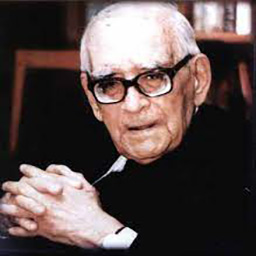
#> input picture Chapter_02/professor.jpg, 256 x 256 px
$ jupyter execute C07.ipynb   (older library calls are emulated)
#> lines starting #> are read from the running program, lines starting #| are printed output that depends on the picture; after the words box and inside, x2 and y2 are one past the last pixel; in counts of white or black regions, pixels touching at a corner belong together
[cell 1]
import cv2
import numpy as np
import matplotlib.pyplot as plt

[cell 2]
a = [0, 0.3, 0.5, 0.8, 1]
b = [0, 0.15, 0.7, 0.8, 1]

img = cv2.imread("professor.jpg", cv2.IMREAD_GRAYSCALE)
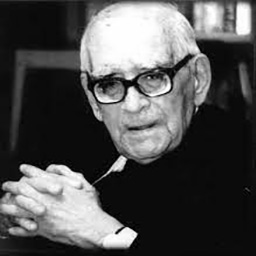
#> img: shape (256, 256); min 0, max 255, mean 80.3
norm_img = cv2.normalize(src=img, dst=None, alpha=0.0, beta=1.0, norm_type=cv2.NORM_MINMAX, dtype=cv2.CV_32F)

N = len(a)
out = np.zeros(norm_img.shape)
pix=[]

for i in range(N-1):
    indices = np.logical_and(a[i] <= norm_img , norm_img< a[i+1])
    out[indices]= (norm_img[indices]-a[i]) * (b[i+1]-b[i])/(a[i+1]-a[i]) + b[i]
#> this loop made 4 passes
#> pass 1, `indices = np.logical_and(a[i] <= norm_img , norm_img< a[i+1])`:
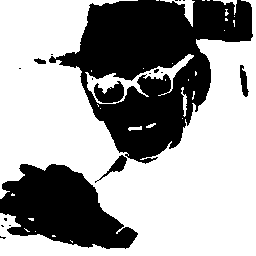
#> indices: shape (256, 256) bool; 62.2% white; 19 black regions (13 under 20 px), largest, box (x1, y1, x2, y2) and area: (49, 0, 253, 164) 16673, (0, 164, 138, 249) 7179, (94, 81, 124, 103) 425, (95, 155, 127, 183) 207, (240, 65, 249, 97) 164, (34, 58, 46, 64) 47
#> pass 2, `indices = np.logical_and(a[i] <= norm_img , norm_img< a[i+1])`:
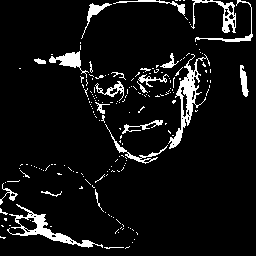
#> indices: shape (256, 256) bool; 7.3% white; 190 white regions (166 under 20 px), largest, box (x1, y1, x2, y2) and area: (168, 54, 210, 149) 875, (7, 204, 103, 248) 754, (191, 0, 236, 33) 365
#> pass 3, `indices = np.logical_and(a[i] <= norm_img , norm_img< a[i+1])`:
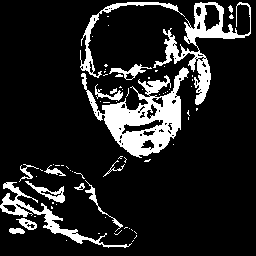
#> indices: shape (256, 256) bool; 13.8% white; 73 white regions (57 under 20 px), largest, box (x1, y1, x2, y2) and area: (81, 67, 189, 158) 3610, (153, 2, 251, 105) 2086, (0, 182, 132, 248) 1137
#> after the loop:
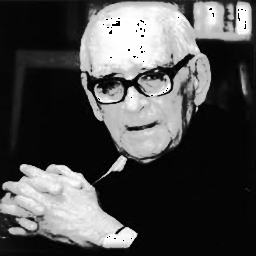
#> out: shape (256, 256) float64; min 0, max 0.996, mean 0.306

out[norm_img==a[N-1]]=b[N-1]
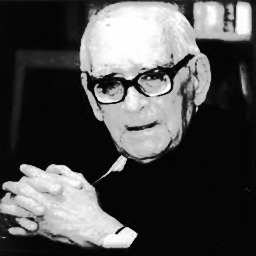
#> out: shape (256, 256) float64; 0.21% of pixels changed, all inside (x1, y1, x2, y2) = (98, 8, 246, 241)
# indices=np.where(norm_img==a[N-1])
# out[indices]=b[N-1]


fig, axes= plt.subplots(1, 3, figsize=(12, 4))
axes[0].imshow(img,  cmap='gray')
axes[0].set_title('orginal image')
axes[0].set_xticks([])
axes[0].set_yticks([])


axes[1].plot( a, b)
axes[1].set_title('Mapping diagram')


axes[2].imshow(out, cmap='gray',  vmin=0.0, vmax=1.0)
axes[2].set_title('result image')
axes[2].set_xticks([])
axes[2].set_yticks([])


plt.show()
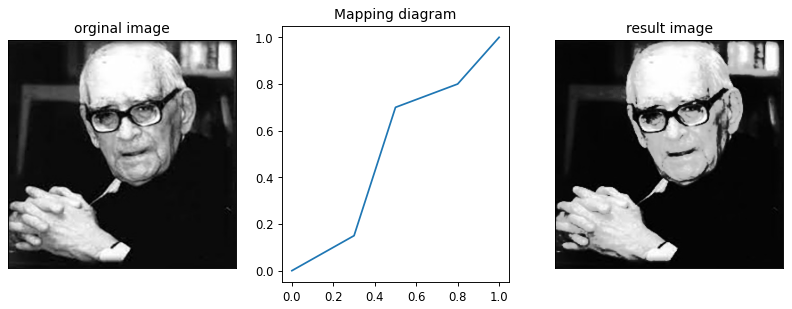
#> figure drawn by matplotlib, 3 panels

cv2.waitKey(0)
cv2.destroyAllWindows()

$ run again, with Chapter_02/beach.jpg copied over Chapter_02/professor.jpg
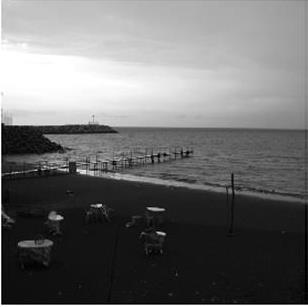
#> input picture Chapter_02/beach.jpg, 308 x 307 px
#> img is the input picture: shape (307, 308); min 0, max 255, mean 110.5
#> the loop `for i in range(N-1):` made 4 passes
#> pass 1, `indices = np.logical_and(a[i] <= norm_img , norm_img< a[i+1])`:
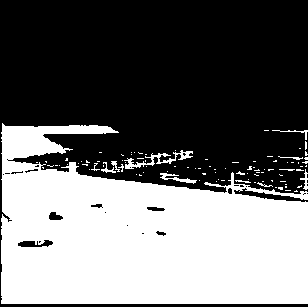
#> indices: shape (307, 308) bool; 42.8% white; 98 white regions (86 under 20 px), largest, box (x1, y1, x2, y2) and area: (1, 123, 308, 304) 39290, (124, 150, 193, 169) 353, (160, 173, 197, 184) 136
#> `plt.show()`:
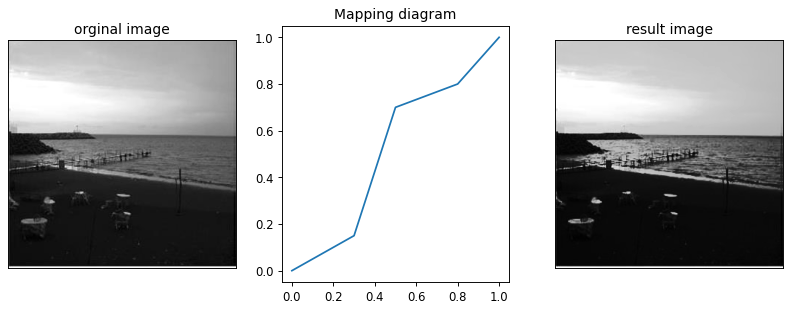
#> figure drawn by matplotlib, 3 panels
